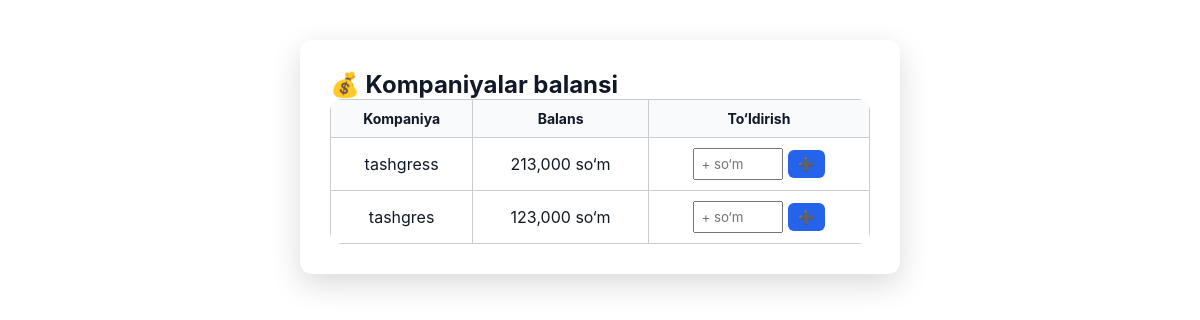
The page /admin/balances (signed in) on the database as committed earlier.
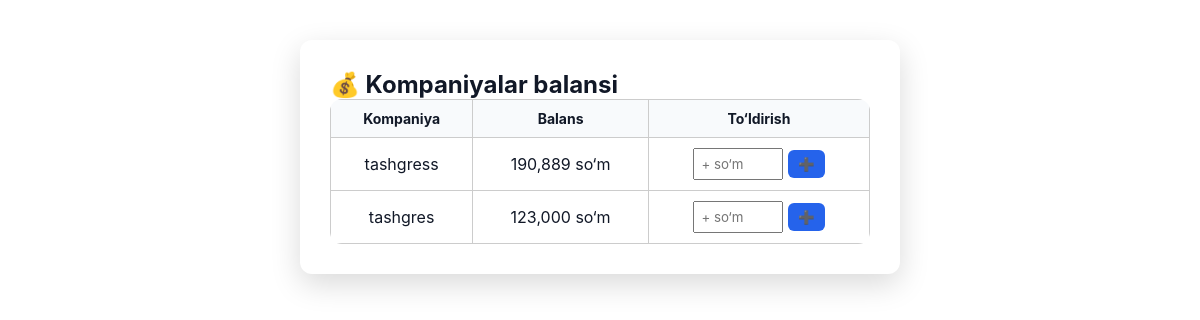
The same page on the database as committed later.
### tables this page shows
CREATE TABLE companies (
        id INTEGER PRIMARY KEY AUTOINCREMENT,
        name TEXT,
        balance INTEGER DEFAULT 0,
        created_at TEXT
    );

### app.py (the view, shortened to what this page needs)
@app.route("/admin/balances", methods=["GET", "POST"])
def admin_balances():
    if session.get("role") != "admin":
        return "Ruxsat yo‘q ❌"
    conn = sqlite3.connect("users.db")
    c = conn.cursor()
    c.execute("SELECT id, name, balance FROM companies")
    companies = c.fetchall()
    conn.close()
    return render_template("admin_balances.html", companies=companies)

### templates/admin_balances.html (shortened to what this page needs)
<!DOCTYPE html>
<html lang="uz">
<head>
    <link rel="stylesheet" href="{{ url_for('static', filename='style.css') }}">
</head>
<body>
<div class="card">
    <h2>💰 Kompaniyalar balansi</h2>
    <table>
        <tr>
            <th>Kompaniya</th>
            <th>Balans</th>
            <th>To‘ldirish</th>
        </tr>
        {% for c in companies %}
        <tr>
            <td>{{ c[1] }}</td>
            <td>{{ "{:,}".format(c[2]) }} so‘m</td>
            <td>
                <form method="POST">
                    <input type="number" name="amount" placeholder="+ so‘m" required>
                    <button type="submit">➕</button>
                </form>
            </td>
        </tr>
        {% endfor %}
    </table>
</div>
</body>
</html>

Rows that differ between the two databases and show on the page:
changed companies "tashgress": balance "213,000" → "190,889"
